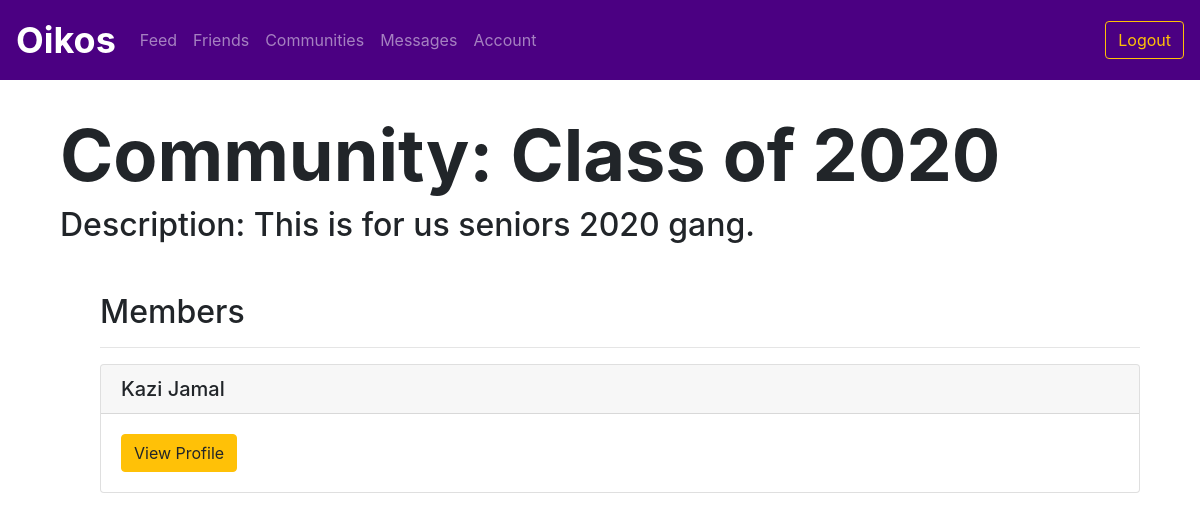
Page /community/1/members (signed in) on the earlier database version.
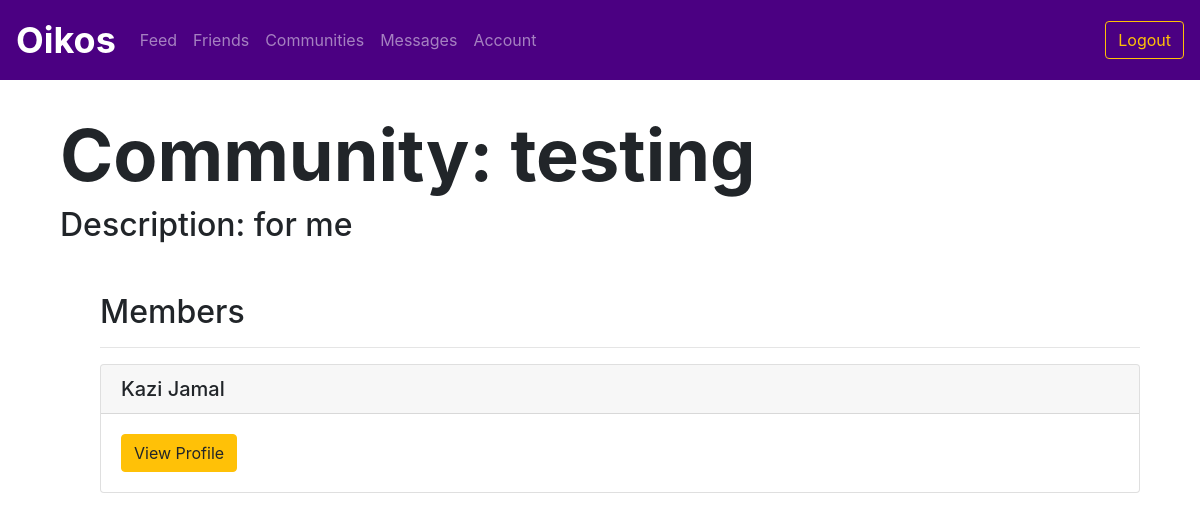
Same page on the later database version.
### utl/models.py (models this page shows)
class Community(db.Model):
    communityID = db.Column(db.Integer, primary_key=True)
    name = db.Column(db.Text, nullable=False)
    description = db.Column(db.Text, nullable=False)

### app.py (the view)
@app.route("/community/<communityID>/members")
@login_required
def communitymembers(communityID):
    community = communitiesfunctions.getCommunity(communityID)
    members = communitiesfunctions.getMembers(communityID)
    return render_template("communitymembers.html", community=community, members=members)

### app.py (called while the page is built)
def login_required(f):
    @wraps(f)
    def decorated_function(*args, **kwargs):
        if "userID" not in session:
            return redirect(url_for('login'))
        return f(*args, **kwargs)
    return decorated_function

### utl/communities.py (called while the page is built)
def getCommunity(communityID):
    community = Community.query.filter_by(communityID=communityID).first()
    return community

def getMembers(communityID):
    members = Member.query.filter_by(communityID=communityID).all()
    users = []
    for member in members:
        users.append(User.query.filter_by(userID=member.userID).first())
    return users

### templates/communitymembers.html (shortened to what this page needs)
{% extends "logbase.html" %}
{% block body %}
<div class="content mb-5">
     <h1 class="display-3" style="font-weight: 700; padding-left: 5vw; padding-top: 5vh;">Community: {{ community.name }}</h1>
     <h2 style="padding-left: 5vw;">Description: {{ community.description }}</h2>
</div>
<div class="container">
        <div class="col">
            <ul>
                <h2>Members</h2>
                <hr>
                {% for member in members %}
                <div class="card my-3">
                    <h5 class="card-header">{{ member.displayName }}</h5>
                    <div class="card-body">
                        <a href="/profile/{{ member.userID }}" class="btn btn-warning">View Profile</a>
                    </div>
                </div>
                {% endfor %}
            </ul>
        </div>
</div>
{% endblock %}

Differences in the rows shown:
changed Community: name "Class of 2020" → "testing"; description "This is for us seniors 2020 gang." → "for me"
